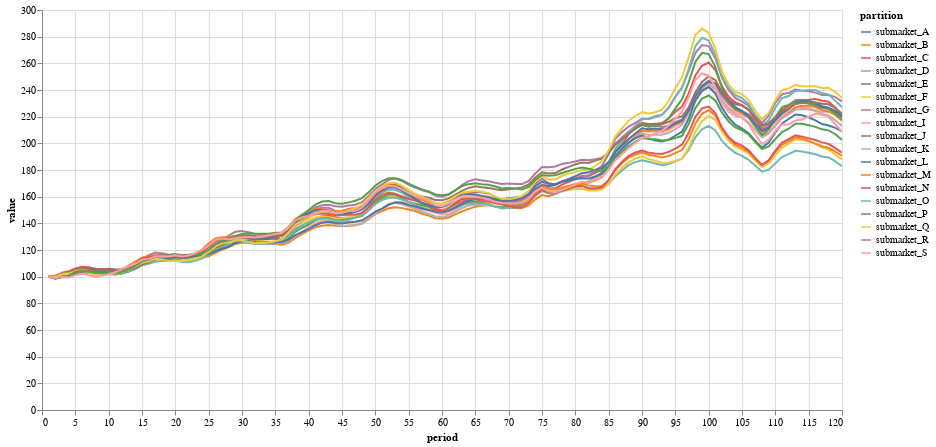

This figure's notebook cell:
### Code cell
df_temp2 = pd.read_csv("/Users/reidj/Documents/GitHub/hpipy/notebooks/exp_nn_submarkets_global_results_py_bak.csv")
#chart = alt.Chart(df_temp.query("partition != 'all'")).mark_line().encode(
chart = alt.Chart(df_temp2).mark_line().encode(
    x=alt.X('period'), y=alt.Y('value'), color=alt.Color('partition'), tooltip=[alt.Tooltip('partition'), alt.Tooltip('value')]
).interactive().properties(height=400, width=800)
chart

### Figure 1 — Vega-Lite specification as saved in the notebook (floating-point values rounded to 4 significant figures; data arrays with more than 128 entries replaced by an {"elided": "..."} marker saying what was removed)
{"$schema": "https://vega.github.io/schema/vega-lite/v5.16.3.json", "config": {"view": {"continuousHeight": 300, "continuousWidth": 300}}, "data": {"name": "data-dec8e57c369ee3644c727cd0d3c35175"}, "datasets": {"data-dec8e57c369ee3644c727cd0d3c35175": {"elided": "2160 records"}}, "encoding": {"color": {"field": "partition", "type": "nominal"}, "tooltip": [{"field": "partition", "type": "nominal"}, {"field": "value", "type": "quantitative"}], "x": {"field": "period", "type": "quantitative"}, "y": {"field": "value", "type": "quantitative"}}, "height": 400, "mark": {"type": "line"}, "params": [{"bind": "scales", "name": "param_15", "select": {"encodings": ["x", "y"], "type": "interval"}}], "width": 800}
